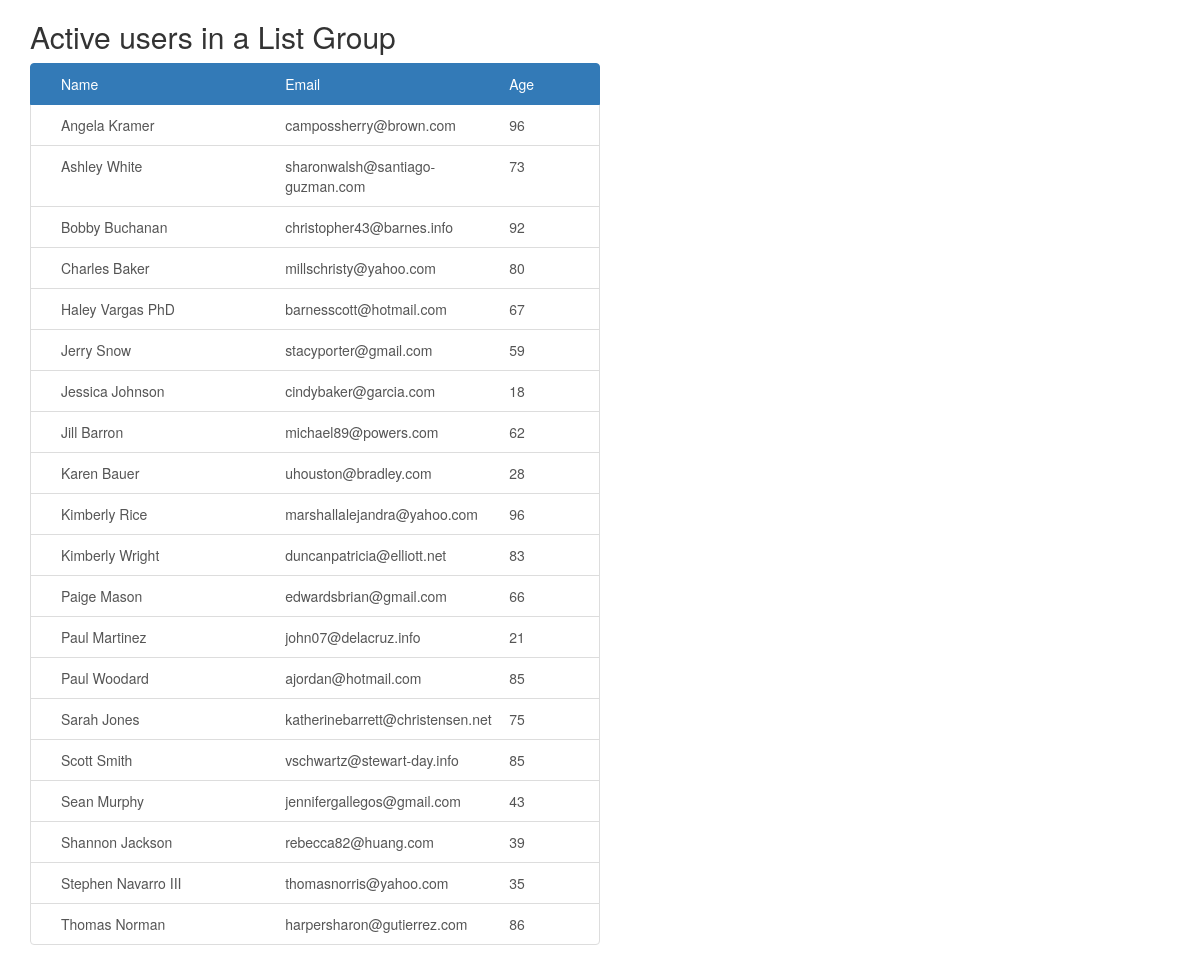
/viewusers/, run on the app's committed database.
### users_app/models.py (models this page shows, shortened)
class User (models.Model):
    name=models.CharField(max_length=264)
    email=models.EmailField(max_length=264, unique=True)
    age=models.IntegerField(default=0)

### users_app/views.py (the view)
# urls.py: url(r'^viewusers/', include('users_app.urls')),
def viewusers (response):
    users_list=User.objects.order_by('name')
    users_dic={'users_created': users_list}
    return render (response, 'usersapp/viewusershtml.html', context=users_dic)

### templates/usersapp/viewusershtml.html (shortened to what this page needs)
<!DOCTYPE html>
{% load staticfiles %}
<html lang="en" dir="ltr">
  <head>
    <link rel="stylesheet" href="https://maxcdn.bootstrapcdn.com/bootstrap/3.3.7/css/bootstrap.min.css"></link>
  </head>
  <body>
    <div class="container">
      <h2>Active users in a List Group</h2>
      <div class="list-group">
        <div class="col-md-6 justify-content-center">
          <ul class="list-group">
            <a href="#" class="list-group-item list-group-item active row">
                <div class="col-xs-5">Name</div>
                <div class="col-xs-5">Email</div>
                <div class="col-xs-2">Age</div>
            </a>
            {% if users_created %}
              {% for user in users_created %}
                    <a href="#" class="list-group-item list-group-item-action row">
                        <div class="col-xs-5">{{ user.name }}</div>
                        <div class="col-xs-5">{{ user.email }}</div>
                        <div class="col-xs-2">{{ user.age }}</div>
                    </a>
              {% endfor %}
            {% else %}
              <p> No acces records found </p>
            {% endif %}
          </ul>
        </div>
      </div>
    </div>
  </body>
</html>

### data on the page
User: name "Angela Kramer", email "campossherry@brown.com", age "96"
User: name "Ashley White", email "sharonwalsh@santiago-guzman.com", age "73"
User: name "Bobby Buchanan", email "christopher43@barnes.info", age "92"
User: name "Charles Baker", email "millschristy@yahoo.com", age "80"
User: name "Haley Vargas PhD", email "barnesscott@hotmail.com", age "67"
User: name "Jerry Snow", email "stacyporter@gmail.com", age "59"
User: name "Jessica Johnson", email "cindybaker@garcia.com", age "18"
User: name "Jill Barron", email "michael89@powers.com", age "62"
User: name "Karen Bauer", email "uhouston@bradley.com", age "28"
User: name "Kimberly Rice", email "marshallalejandra@yahoo.com", age "96"
User: name "Kimberly Wright", email "duncanpatricia@elliott.net", age "83"
User: name "Paige Mason", email "edwardsbrian@gmail.com", age "66"
User: name "Paul Martinez", email "john07@delacruz.info", age "21"
User: name "Paul Woodard", email "ajordan@hotmail.com", age "85"
User: name "Sarah Jones", email "katherinebarrett@christensen.net", age "75"
User: name "Scott Smith", email "vschwartz@stewart-day.info", age "85"
User: name "Sean Murphy", email "jennifergallegos@gmail.com", age "43"
User: name "Shannon Jackson", email "rebecca82@huang.com", age "39"
User: name "Stephen Navarro III", email "thomasnorris@yahoo.com", age "35"
User: name "Thomas Norman", email "harpersharon@gutierrez.com", age "86"
